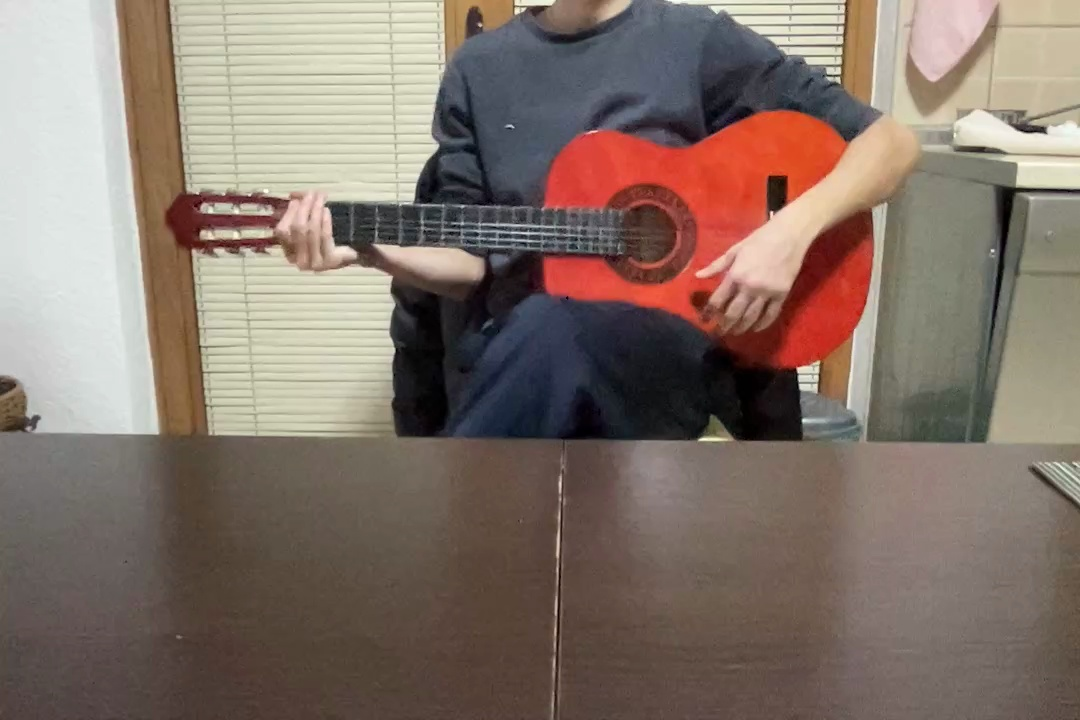
#> input picture media_frames/01.jpeg, 1080 x 720 px
$ python -i strings_functions.py   (imports and definitions only)
#> lines starting #> are read from the running program, lines starting #| are printed output that depends on the picture
#> further down, picture is the input picture: shape (720, 1080, 3); mean B, G, R 106.1, 115.9, 131.7
### helpers/math_functions.py
import math


# [5 lines left out: function line_top_point_first, not called in this run]


def line_left_point_first(line):
    if line[0] > line[2]:
        return [line[2], line[3], line[0], line[1]]
    else:
        return line


# [21 lines left out: functions calculate_distance, calculate_angle_deg_vertical_lines, not called in this run]


def calculate_angle_deg_horizontal_lines(line):
    x1, y1, x2, y2 = line_left_point_first(line)

    delta_x = x2 - x1
    delta_y = y2 - y1
    angle_rad = math.atan2(delta_y, delta_x)
    angle_deg = math.degrees(angle_rad)

    return angle_deg


# [11 lines left out: function find_intersection_of_two_lines, not called in this run]

### helpers/strings_functions.py
import cv2
import numpy as np


IMAGE_DIVIDER_CONSTANT = 8
STRINGS_TAKE_SECOND_PART_FROM_BRACKET = 1

# [29 lines left out: function detect_strings_on_neck_image, not called in this run]


def detect_strings_on_part_of_neck_image(image):
    from .math_functions import calculate_angle_deg_horizontal_lines, line_left_point_first

    # Get Hough Lines for strings
    gray = cv2.cvtColor(image, cv2.COLOR_BGR2GRAY)
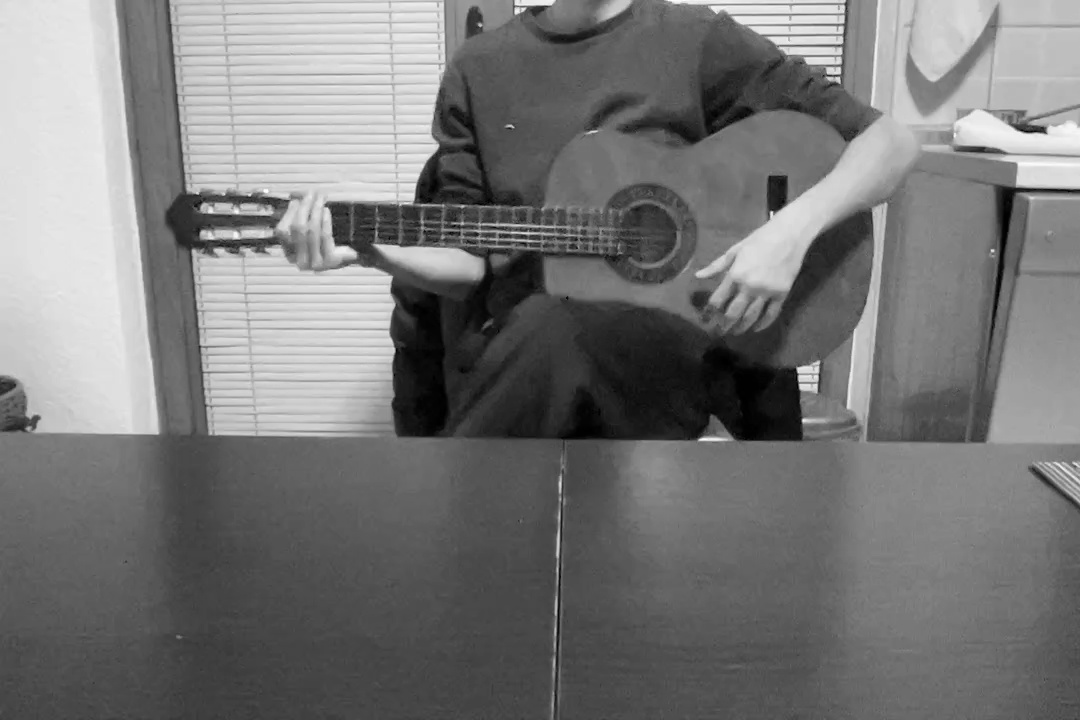
#> gray: shape (720, 1080); min 0, max 254, mean 119.5
    blurred = cv2.GaussianBlur(gray, (31, 5), 0)
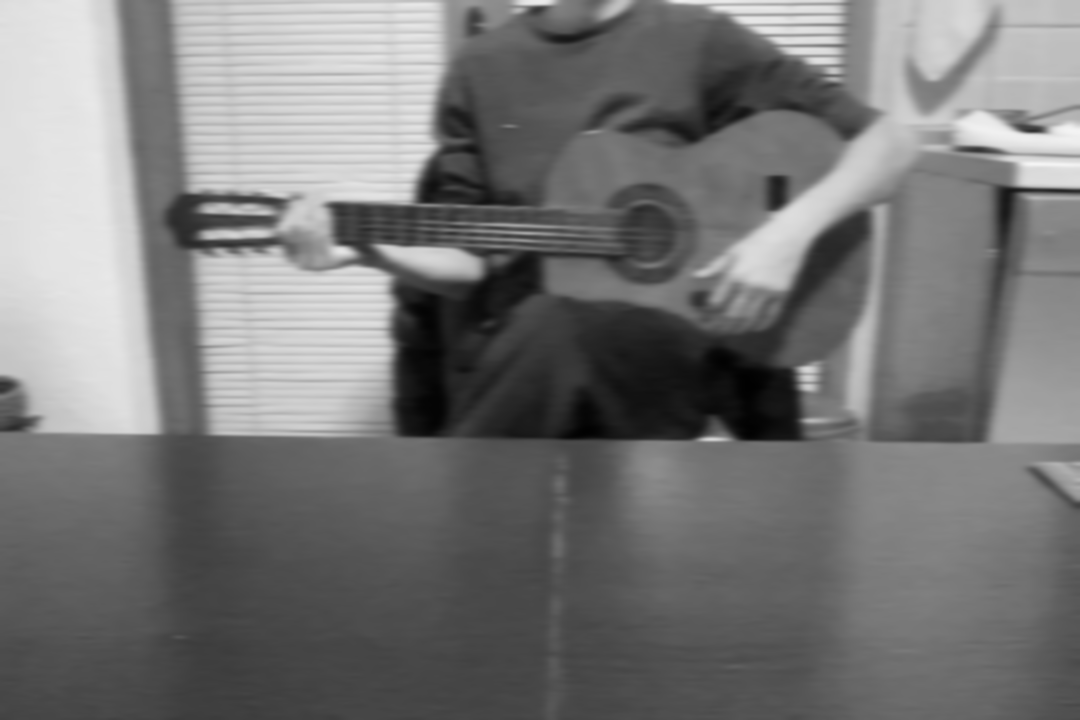
#> blurred: shape (720, 1080); min 1, max 244, mean 119.5
    edges = cv2.Canny(blurred, 0, 0)
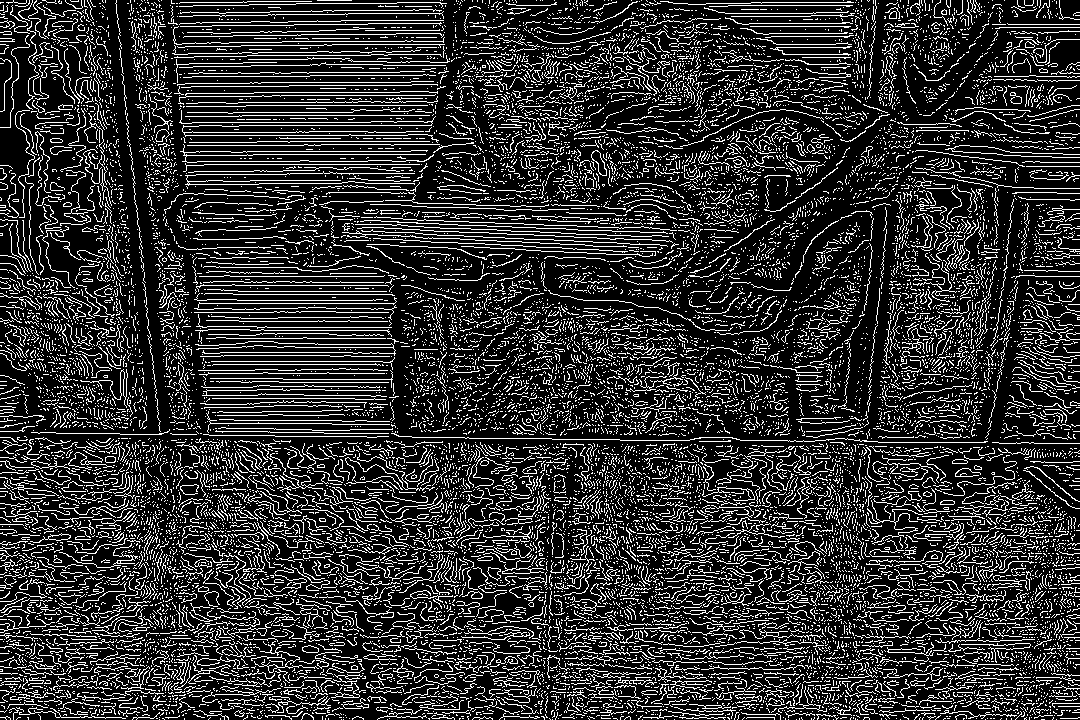
#> edges: shape (720, 1080); 19.1% white in thin lines or dots

    strings = cv2.HoughLinesP(edges, 1, np.pi / 180, 5, None, 5, 5)

    if strings is None:
        return None

    # Convert strings format to not be double list
    strings = [line[0] for line in strings]
#> strings = 16571 items, first 6: [414, 317, 424, 317], [703, 618, 726, 617], [213, 485, 218, 477], [23, 296, 56, 297], [257, 441, 370, 267], [989, 631, 1013, 631]

    # Make sure line angle is between -5 and 5 degrees
    strings = [line for line in strings if calculate_angle_deg_horizontal_lines(line) > -5 and calculate_angle_deg_horizontal_lines(line) < 5]
#> strings = 1978 items, first 6: [414, 317, 424, 317], [703, 618, 726, 617], [23, 296, 56, 297], [989, 631, 1013, 631], [892, 455, 916, 455], [310, 75, 339, 75]

    # Make left point of line be first
    strings = [line_left_point_first(line) for line in strings]

    # Sort strings by y coordinate (topmost first)
    strings = sorted(strings, key=lambda line: line[1])
#> strings = 1978 items, first 6: [327, 0, 351, 0], [509, 0, 515, 0], [1049, 1, 1059, 1], [576, 1, 582, 1], [278, 1, 284, 1], [243, 1, 248, 1]

    # Group strings in N brackets
    N = 6
    strings_groups = [[] for i in range(0, N)]

    for i in range(1, len(strings)):
        string_y = (strings[i][1] + strings[i][3]) // 2
        string_y = strings[i][1]

        for j in range(0, N):
            if string_y < image.shape[0] // N * (j + 1):
                strings_groups[j].append(string_y)
                break
#> this loop made 1977 passes

    # Remove the groups that have the lowest number of strings
    # strings_groups = sorted(strings_groups, key=lambda strings_group: len(strings_group), reverse=True)
    # strings_groups = strings_groups[1:]

    strings = [[0, sum(strings_group) // len(strings_group), image.shape[1], sum(strings_group) // len(strings_group)] if len(strings_group) > 0 else None for strings_group in strings_groups]
    strings = [string for string in strings if string is not None]

    return strings


# [30 lines left out: function artificially_create_strings, not called in this run]

>>> import cv2
>>> picture = cv2.imread('../media_frames/01.jpeg')
>>> result = detect_strings_on_part_of_neck_image(picture)
#> result = [[0, 57, 1080, 57], [0, 180, 1080, 180], [0, 295, 1080, 295], [0, 416, 1080, 416], [0, 529, 1080, 529], [0, 678, 1080, 678]]
